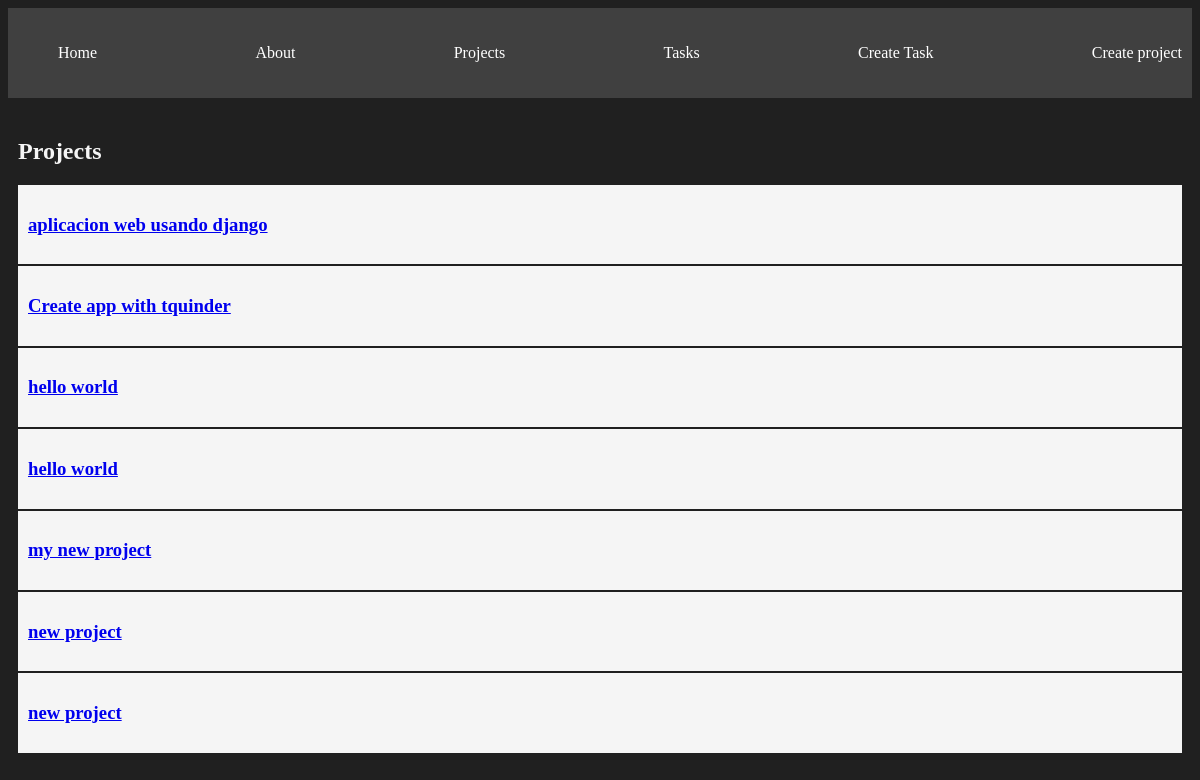
/projects/, run on the app's committed database.
### myapp/models.py (models this page shows, shortened)
class Project(models.Model):
    name = models.CharField(max_length=200)

### myapp/views.py (the view)
# urls.py: path('projects/', views.projects, name="projects"),
def projects(request):
    projects = Project.objects.all()
    return render(request, 'projects/projects.html', {
        'projects': projects
    })

### myapp/templates/projects/projects.html (shortened to what this page needs)
<!DOCTYPE html>
<html lang="en">
  <head>
  </head>
  <body>
    {% extends 'layouts/base.html' %} {% block content %}
    <h2>Projects</h2>
    {% for project in projects %}
    <div class="card">
      <h3><a href="{% url 'project_detail' project.id %}">{{project.name}}</a></h3>
    </div>
    {% endfor %} {% endblock %}

### myapp/static/styles/main.css (style rules this page uses)
body { background-color: #202020; color: whitesmoke; }
.card { background-color: whitesmoke; padding: 10px; margin-bottom: 2px; color: black; }

### data on the page
Project: name "aplicacion web usando django"
Project: name "Create app with tquinder"
Project: name "hello world"
Project: name "hello world"
Project: name "my new project"
Project: name "new project"
Project: name "new project"
